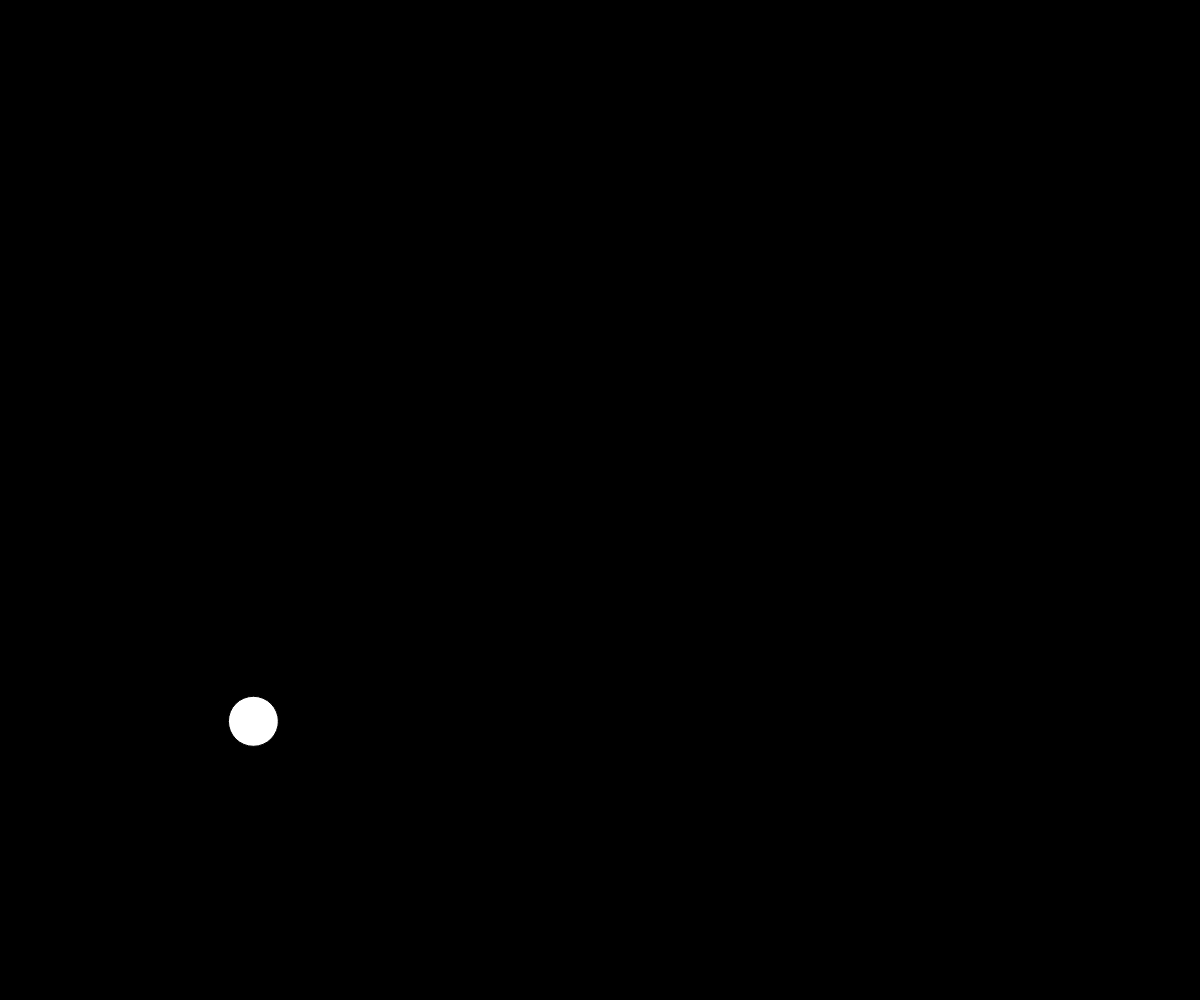
Frame 1 (no input)
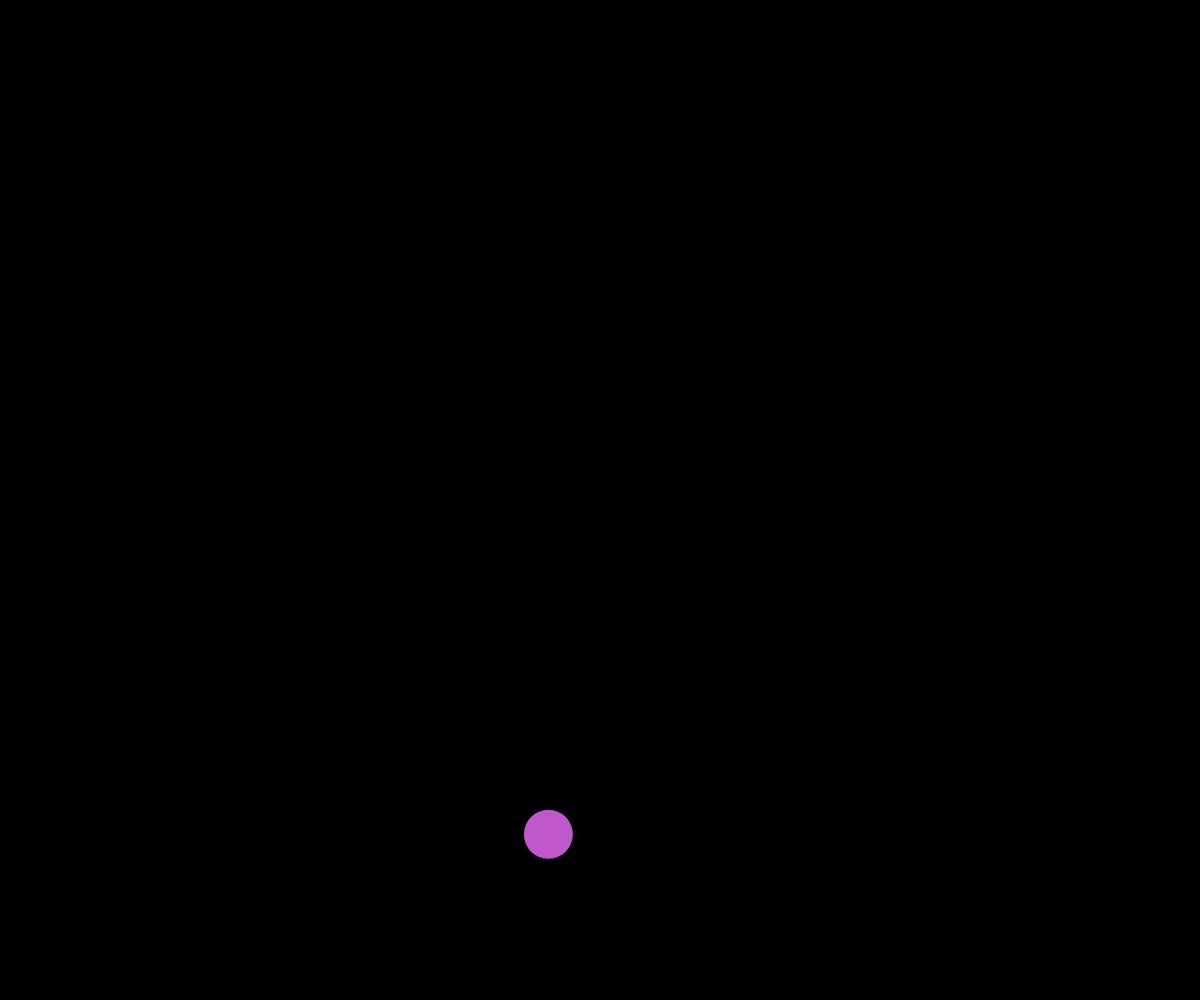
Frame 60 (no input)
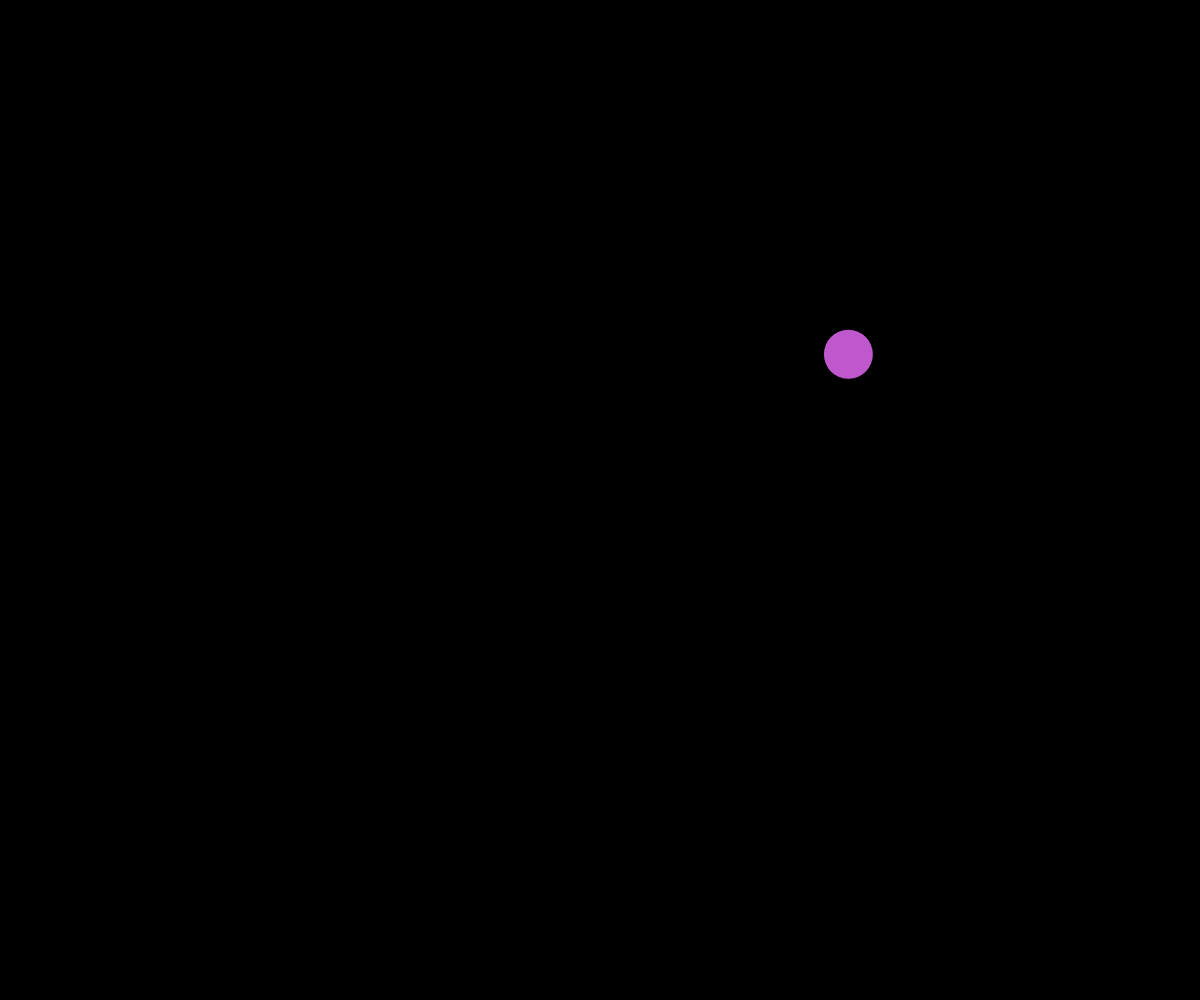
Frame 120 (the mouse pressed at the canvas centre since frame 60)

The p5.js sketch that drew these frames (run headless with seeded random() and noise() and a simulated clock; from frame 60 on, the mouse is pressed at the canvas centre):

// p5.js sketch
// ── sketch.js
let x = 0,
  y = 0,
  stepX = 5,
  stepY = 7,
  size = 50;

function setup() {
  createCanvas(windowWidth, windowHeight);
  y = random(height);
  x= random(width);
}

function draw() {
  background(0);
  ellipseMode(CENTER);
  ellipse(x + stepX, y + stepY, size);
  x += stepX;
  y += stepY;
  if (x + stepX > width || x + stepX < 0) {
    fill(random(255), random(255), random(255));
    if(abs(stepX)<25)if(stepX>0)stepX++;
    else stepX--;
    stepX = -stepX;
    
  }
  if (y + stepY > height || y + stepY < 0) {
    fill(random(255), random(255), random(255));
        if(abs(stepY)<25)if(stepY>0)stepY++;
    else stepY--;
    stepY = -stepY;
  }
}
